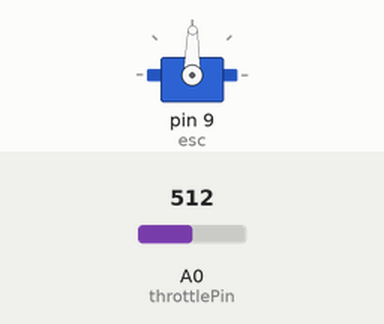
Bench run of a sketch on a simulated Arduino Uno, built with avr-gcc and run on an emulated ATmega328P. Parts: servo. The test bench sets the inputs (shaded band); at power-on: A0 (throttlePin) = 512. What the sketch prints to the serial monitor is not drawn.

Above: at 1.2 s.
1.3 s: A0 (throttlePin) set to 716
At 1.8 s:
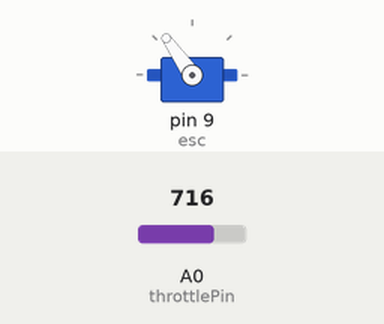
2.8 s: A0 (throttlePin) set to 900
At 4.0 s:
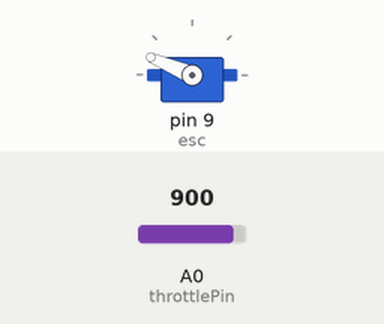
4.3 s: A0 (throttlePin) set to 1023
At 5.3 s:
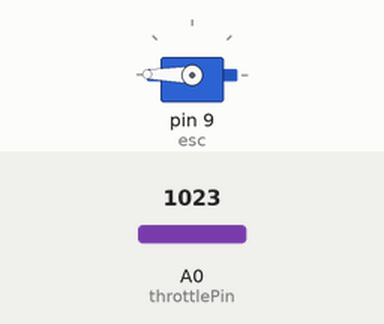
5.8 s: A0 (throttlePin) set to 306
At 6.5 s:
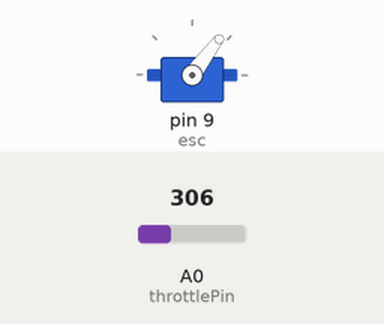
7.3 s: A0 (throttlePin) set to 122
At 8.5 s:
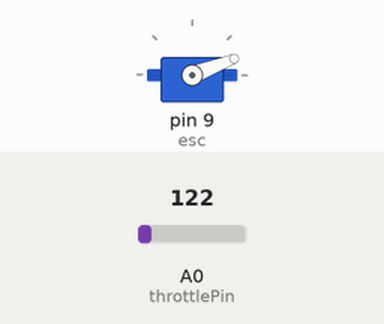
8.8 s: A0 (throttlePin) set to 511
At 10.0 s:
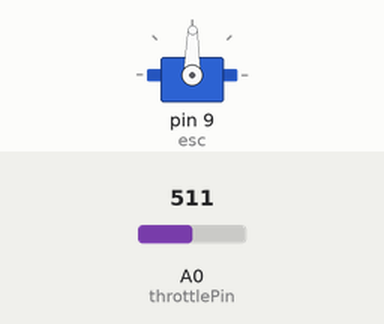
Timing chart, 0 to 11.3 s (numbered marks = the images above; inputs shaded):
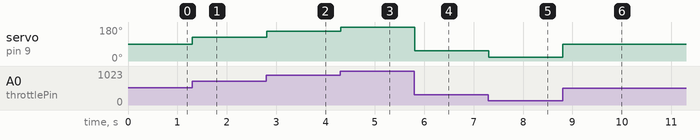

Measured:
- after the input at 1.3 s, servo on pin 9 (esc): 89° → 125° at once
- after the input at 2.8 s, servo on pin 9 (esc): 125° → 157° at once
- after the input at 4.3 s, servo on pin 9 (esc): 157° → 179° at once
- after the input at 5.8 s, servo on pin 9 (esc): 179° → 53° at once
- after the input at 7.3 s, servo on pin 9 (esc): 53° → 21° at once
- after the input at 8.8 s, servo on pin 9 (esc): 21° → 89° at once

The sketch:

escTest.ino
```cpp
#include <Servo.h>

Servo esc;
int throttlePin = 0;

void setup()
{
esc.attach(9);
Serial.begin(9600);
}

void loop()
{
  int throttle = analogRead(throttlePin);
   Serial.print(throttle, DEC);
   Serial.print("\n");
  throttle = map(throttle, 0, 1023, 0, 179);
  esc.write(throttle);
}
```
